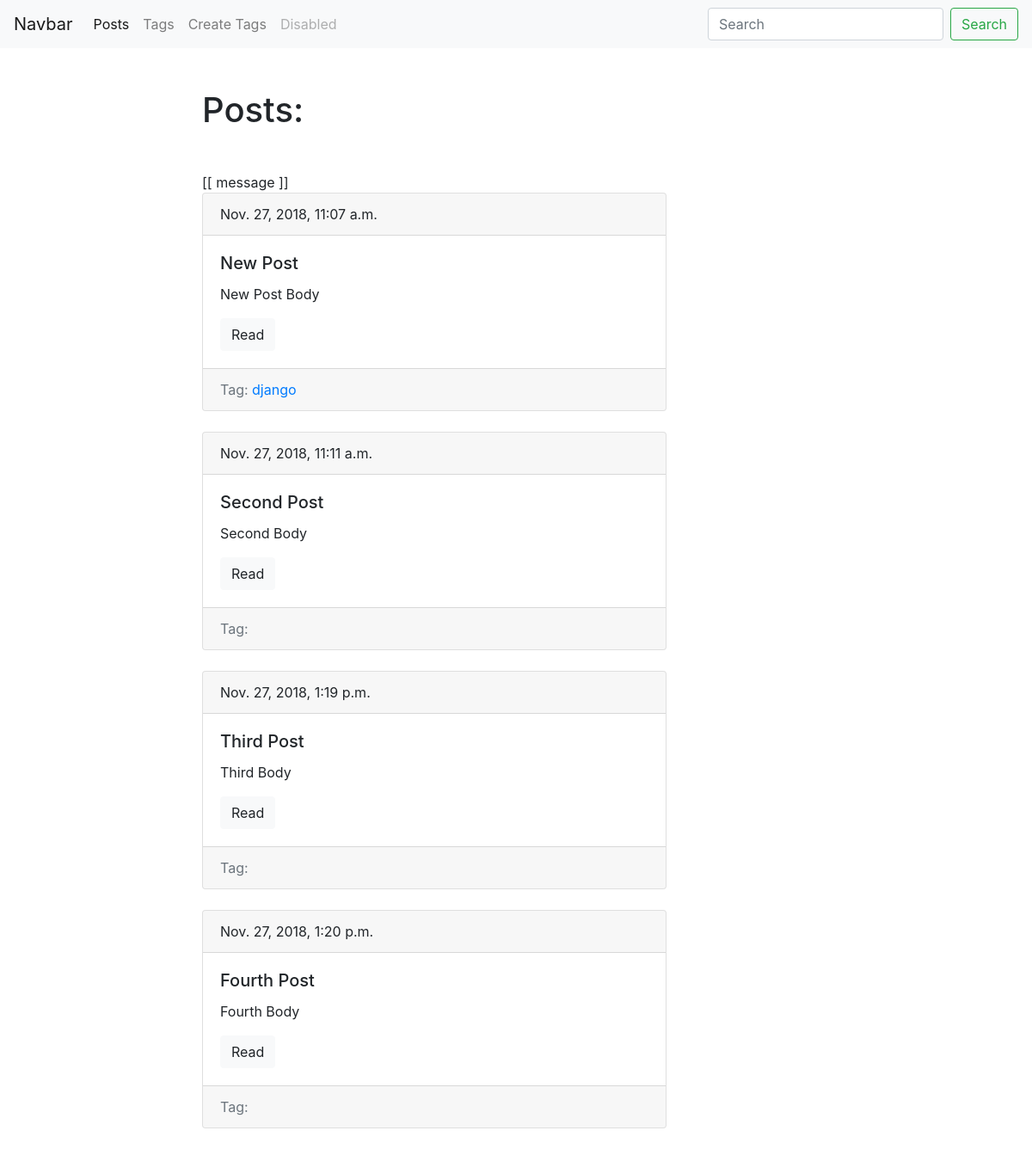
The page / on the database its author committed.
### blog/models.py (models this page shows, shortened)
class Posts(models.Model):
	title = models.CharField(max_length=150, db_index=True)
	slug = models.SlugField(max_length=150, unique=True)
	body = models.TextField(blank=True, db_index=True)
	tags = models.ManyToManyField('Tag', blank=True, related_name='posts')
	date_pub = models.DateTimeField(auto_now_add=True)
	def get_absolute_url(self):
		return reverse('post_detail_url', kwargs={'slug': self.slug})

class Tag(models.Model):
	title = models.CharField(max_length = 50)
	slug = models.SlugField(max_length = 50, unique=True)
	def get_absolute_url(self):
		return reverse('tag_detail_url', kwargs={'slug': self.slug})

### blog/views.py (the view)
# urls.py: path('', posts_list, name='posts_list_url'),
def posts_list(request):
	posts = Posts.objects.all()
	n = 'MaG'
	return render(request, 'blog/index.html', context = {'posts': posts})

### blog/templates/blog/index.html (shortened to what this page needs)
{% extends 'blog/base_blog.html' %}
{% block content %}
	<h1 class="mb-5">Posts:</h1>
	<div id='app'>
			[[ message ]]
		</div>
	{% for post in posts %}
		{% include 'blog/includes/post_card_template.html' %}
	{% endfor %}
{% endblock %}

### blog/templates/blog/includes/post_card_template.html
<div class="card mb-4">
	<div class="card-header">
		    {{ post.date_pub }}
	</div>
	<div class="card-body">
		<h5 class="card-title">{{ post.title }}</h5>
		<p class="card-text">{{ post.body|truncatewords:15 }}</p>
		<a href="{{ post.get_absolute_url }}" class="btn btn-light">Read</a>
	</div>
	<div class="card-footer text-muted">
		Tag:
		{% for tag in post.tags.all %}
			<a href="{{ tag.get_absolute_url }}">{{ tag.title }}</a>
		{% endfor %}
	</div>
</div>

### rows shown on the page
Posts: date_pub "Nov. 27, 2018, 11:07 a.m.", title "New Post", body "New Post Body"
Tag: title "django"
Posts: date_pub "Nov. 27, 2018, 11:11 a.m.", title "Second Post", body "Second Body"
Posts: date_pub "Nov. 27, 2018, 1:19 p.m.", title "Third Post", body "Third Body"
Posts: date_pub "Nov. 27, 2018, 1:20 p.m.", title "Fourth Post", body "Fourth Body"
